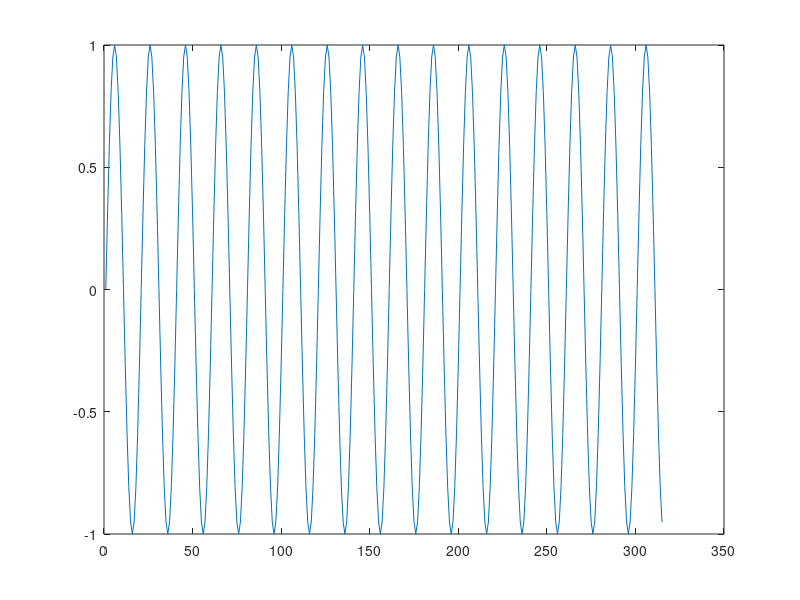
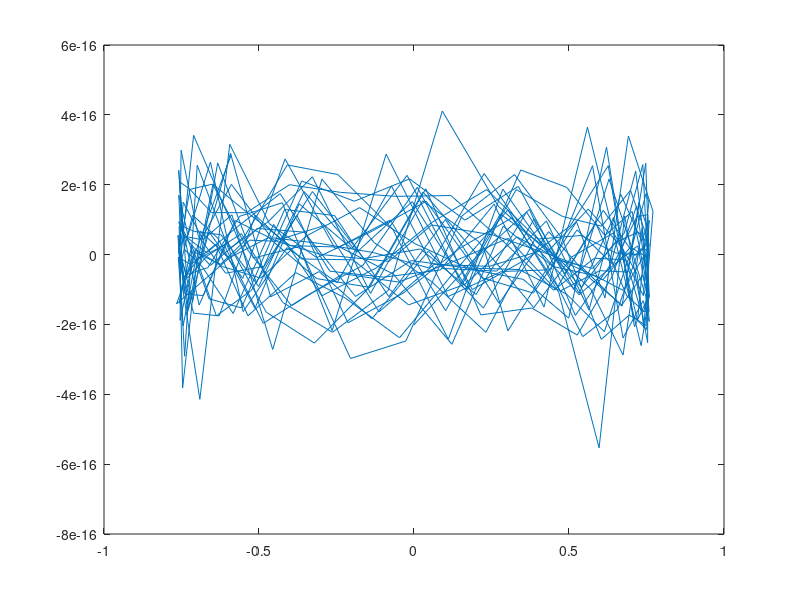

Write MATLAB code to recreate these figures, in order.
t=0:0.1:10*pi;
y=sin(pi*t);
fft_y=fft(y);
figure
plot(y)

fft_padding_y=[fft_y(1:158),zeros(1,100),fft_y(159:315)];
% plot(abs(fft_padding_y));

ifft_y_padding=ifft(fft_padding_y);
figure
plot(ifft_y_padding)